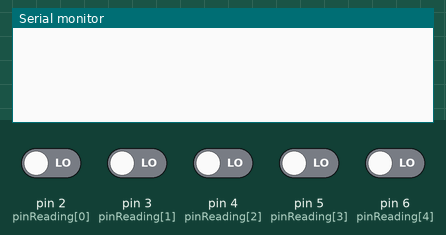
Recording of a sketch running on a simulated Arduino Uno, built with avr-gcc and run on an emulated ATmega328P. On the bench: the last lines printed to the serial monitor. The test bench sets the inputs (shaded band); at power-on: pin 2 (pinReading[0]), pin 3 (pinReading[1]), pin 4 (pinReading[2]), pin 5 (pinReading[3]), pin 6 (pinReading[4]) LOW.

Above: at 1.2 s.
1.3 s: pin 2 (pinReading[0]) driven HIGH
At 1.8 s:
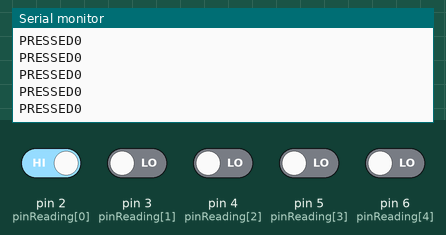
3.2 s: pin 6 (pinReading[4]) driven HIGH
At 3.7 s:
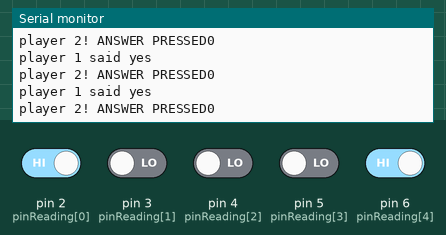
4.7 s: pin 3 (pinReading[1]) driven HIGH
7.7 s: pin 4 (pinReading[2]) driven HIGH
10.7 s: pin 5 (pinReading[3]) driven HIGH
12.2 s: pin 2 (pinReading[0]) driven LOW and pin 3 (pinReading[1]) driven LOW
Timing chart, 0 to 15.2 s (numbered marks = the images above; inputs shaded):
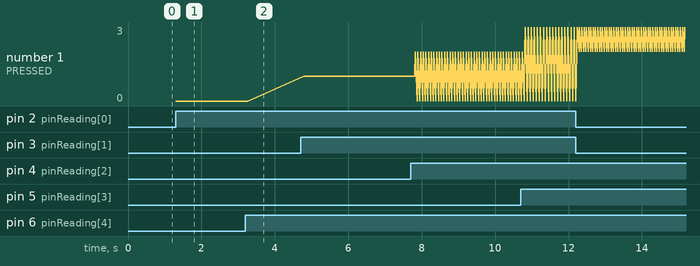

Measured:
- after the input at 1.3 s, the serial monitor: prints a new line at once (image 1)
- after the input at 3.2 s, the serial monitor: prints a new line after 0.08 s (image 2)
- plotted number 1: 2 → 3 after the input at 10.7 s

The sketch:

the-starting-line5.ino
```cpp
//The Sarting Line
//by Lauren Race and Terrick Gutierrez
//november 16th 2017

//there is one moderator that can initialize, update question, and finalize
//there are two players, each one with a mat, each mat with a yes/no state

//at first, the state is idle
//when the moderator button is pressed, the game starts, isStarted = true;

//when all the questions are answered, the game is over, isOver = false;

//has the game started
boolean isStarted = false;
//is the game over
boolean isOver = false;
int player1ans = 0; //1 is yes and 2 is no
int player2ans = 0; //1 is yes and 2 is no

// questions
int currentQuestion = 0;
int numberOfQuestions = 10;

//2 players, each one with yes and no
//first pair are yes and no buttons for player0
//second pair are yes and no buttons for player1
//at first no button is pressed, so everything is false
boolean answers[]  = {false, false, false, false};
int numberOfAnswers = 4;

//physical side, TODO: confirm that these are the actual pins
//pin2 connected to yes / player0
//pin3 connected to  no / player0
//pin4 connected to yes / player1
//pin5 connected to no / player1
//pin6 connected to moderatorButton
int pinReading[] = {2, 3, 4, 5, 6};
int numberOfPins = 5;

//it stores the current answers for the question
//it starts at 0, because at first no one has answered
//it goes to 1, when anyone answers
//it goes to 2 when both participants answer
//when it reaches 2, we send info to p5 and we reset the humber to 0
int answersPerQuestion = 0;

//button that the moderator has
//it is false if not pressed
//it is true if it is pressed
boolean moderatorButton = false;

//int for number of yes and scores
//for each player, player0 and player1
int yes[] = {0, 0};
int numberOfYes = 2;
int scores[] = {0, 0};
int scoreMultiplier = 10;

void setup() {
  // put your setup code here, to run once:
  Serial.begin(9600);

  setupPins();

  //comment this out to actually run it plz
  //  simulate();

}

void loop() {
  // read the switch input
  //  int buttonState = digitalRead(2);
  //  if (buttonState == HIGH) {
  //    digitalWrite(2, HIGH);
  //    // Serial.println("b1");
  //
  //  } else {
  //    digitalWrite(2, LOW);
  //
  //    int buttonState = digitalRead(3);
  //    if (buttonState == HIGH) {
  //      digitalWrite(3, HIGH);
  //      // Serial.println("b2");
  //
  //    } else {
  //      digitalWrite(3, LOW);
  //
  //      int buttonState = digitalRead(4);
  //      if (buttonState == HIGH) {
  //        digitalWrite(4, HIGH);
  //        // Serial.println("b3");
  //
  //      } else {
  //        digitalWrite(4, LOW);
  //
  //        int buttonState = digitalRead(5);
  //        if (buttonState == HIGH) {
  //          digitalWrite(5, HIGH);
  //          // Serial.println("b4");
  //
  //        } else {
  //          digitalWrite(5, LOW);
  //
  //          int buttonState = digitalRead(6);
  //          if (buttonState == HIGH) {
  //            digitalWrite(6, HIGH);
  //            //Serial.println("b5");
  //
  //          } else {
  //            digitalWrite(6, LOW);
  //
  //          }
  //        }
  //      }
  //    }
  //  }
  //for debugging, comment this out to actually run it plz
  // logStatus();

  //check answers from players and button from moderator
  checkButtons();

  ///check if continue to next question
  updateQuestion();

  //send to p5 through serial port
  p5Send();
}

//setting up digital pins to be read
void setupPins() {
  for (int i = 0; i < numberOfPins; i++) {
    pinMode(pinReading[i], INPUT);
  }
}

void checkButtons() {

  //read all of the pins to detect the answers
  for (int i = 0; i < numberOfAnswers; i++) {
    //make the answer true if the corresponding button is pressed
    if (digitalRead(pinReading[i]) == 1) {
      Serial.print("PRESSED");
      Serial.println(i);
      //this button was pressed
      answers[i] = true;
    }
  }

  if (answers[0]) {
    player1ans = 1;
  }
  else if (answers[1]) {
    player1ans = 2;
  }
  if (answers[2]) {
    player2ans = 1;
  }
  else if (answers[2]) {
    player2ans = 2;
  }

  //  Serial.print("answers ");
  //  Serial.println(answers[0]);
  //  Serial.print("answers ");
  //  Serial.println(answers[1]);
  //  Serial.print("answers ");
  //  Serial.println(answers[2]);
  //  Serial.print("answers ");
  //  Serial.println(answers[3]);

  //read the moderator button
  //CAUTION: pinReading.length is 5, answers is 4
  //because we are storing the last pin reading in moderatorButton
  //so that answers from players are in an array and moderatorButton is a loner boolean
  if (digitalRead(pinReading[4]) == 1) {
    moderatorButton = true;
    if (player1ans == 0) {
      Serial.print("player 1! ANSWER ");
    }
    else if (player1ans == 1) {
      Serial.println("player 1 said yes ");
      //count the score
      //reset player1ans to 0
      //go to next question
    }
    else if (player1ans == 2) {
      Serial.println("player 1 said no ");
      //count the score
      //reset player1ans to 0
      //go to next question
    }


    if (player2ans == 0) {
      Serial.print("player 2! ANSWER ");
    }
    else if (player2ans == 1) {
      Serial.println("player 2 said yes ");
    }
    else if (player2ans == 2) {
      Serial.println("player 2 said no ");
    }
  }


  //reset answersPerQuestion
  answersPerQuestion = 0;

  //update answersPerQuestion
  for (int i = 0; i < numberOfAnswers; i++) {
    //for every true answer, add 1 to answersPerQuestion
    // Serial.println("counting answers");
    if (answers[i] == true) {
      //  Serial.print("updating answersPerQuestion ");
      answersPerQuestion = answersPerQuestion + 1;
    }
    //    Serial.print("0answersPerQuestion ");
    //    Serial.println(answersPerQuestion);
  }
  //Serial.print("1answersPerQuestion ");
  // Serial.println(answersPerQuestion);
}

//check if we need to move the next question
void updateQuestion() {
  //if both participants answered AND the moderator pressed the button, move to next question
  //  Serial.print("2answersPerQuestion ");
  //  Serial.println(answersPerQuestion);
  if (answersPerQuestion == 2 && moderatorButton) {
    currentQuestion = currentQuestion + 1;

    //update the current score according to the answers from the current question
    updateScores();

    //reset the answers
    for (int i = 0; i < numberOfAnswers; i++) {
      answers[i] = false;
    }
  }
}


//function for updating scores everytime we go to the next question
void updateScores() {

  //check yes for every player
  //check first player
  if (answers[0]) {
    //increment yes
    yes[0]++;
  }

  //skip answers[1]
  //because it is player0 no

  //check second player
  if (answers[2]) {
    //increment yes
    yes[1]++;
  }

  //skip answers[3]
  //because it is player1 no

  //actually update scores
  //according to yes[]
  for (int i = 0; i < numberOfYes; i++) {
    //calculate corresponding score
    scores[i] = yes[i] * scoreMultiplier;
    //    Serial.print("score ");
    //    Serial.print(i);
    //    Serial.print(" ");
    //    Serial.println(scores[i]);
  }
}


//function to send to p5 through serial port
void p5Send() {
  //TODO: figure out serial port stuff
  //send the scores here
  //Serial.print(scores[0]);
  //TODO: figure out if the separator is a string "" or character ''
  //  Serial.print(",");
  //  Serial.println(scores[1]);
}

//function for simulating states
//void simulate() {
//  isStarted = true;
//  isOver = false;
//  moderatorButton = true;
//  answers[0] = false;
//  answers[1] = true;
//  answers[2] = false;
//  answers[3] = true;
//}

//function for logging current status
//very useful for debugging
void logStatus() {
  //at first, idle state
  if (isStarted == false) {
    //Serial.println("waiting...");
  }
  else {
    if (isOver == false) {
      //if isStared and is not over yet
      //Serial.println("current question:" + String(currentQuestion) + ", player0: " + String(scores[0]) + ", player1: " + String(scores[1]));
    }
    else {
      //if isStarted and isOver
      //Serial.println("game over");
    }
  }
}
```
